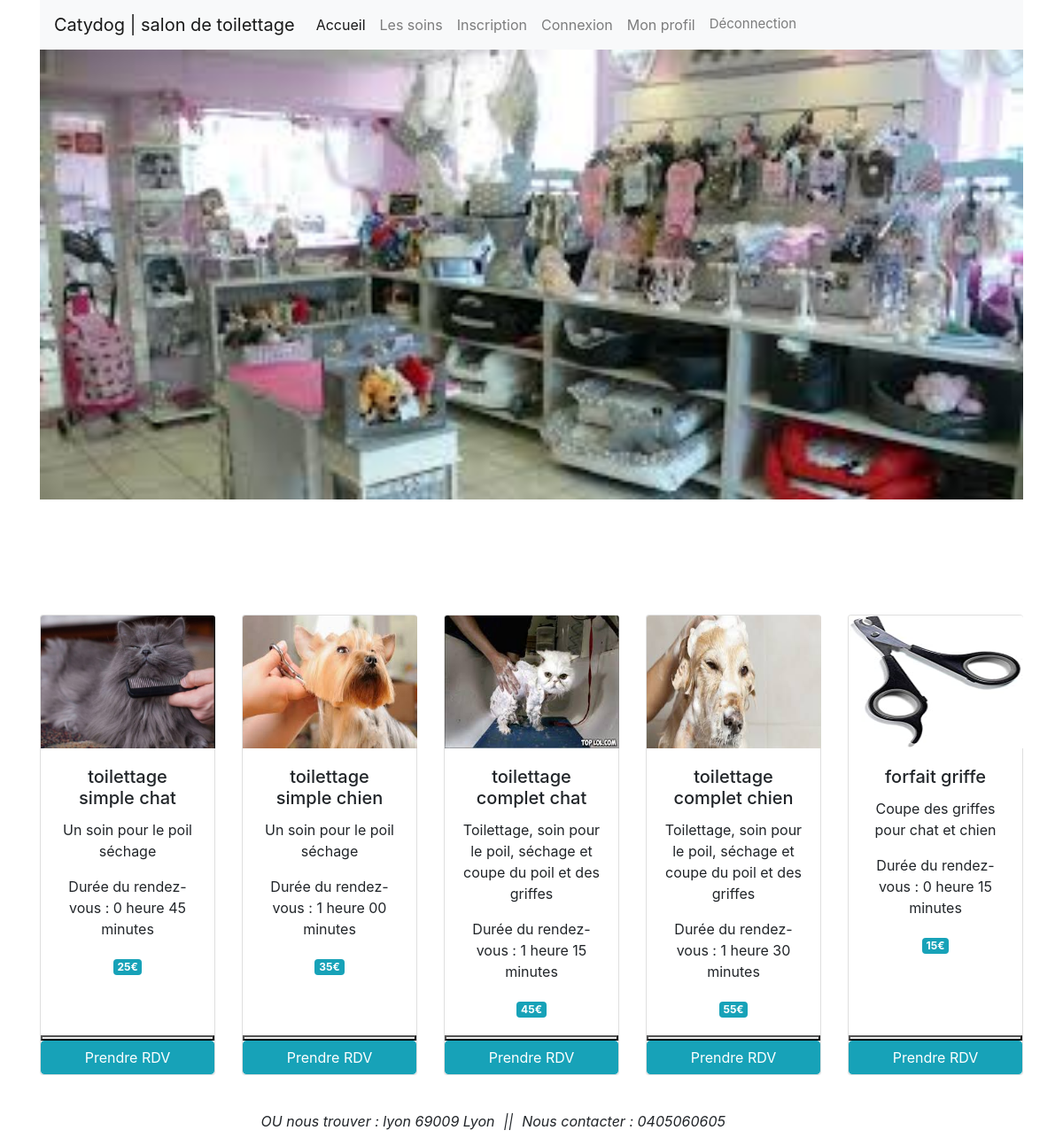
/soins.php (signed in), run on the app's committed database.
### tables this page shows
CREATE TABLE `soin` (
  `id_soin` int(11) NOT NULL,
  `category` enum('toilettage simple chat','toilettage simple chien','toilettage complet chat','toilettage complet chien','forfait griffe','') NOT NULL,
  `description` text NOT NULL,
  `temps` time NOT NULL,
  `prix` float NOT NULL,
  `picture` varchar(45) NOT NULL
);

### inc/fonction.php (called while the page is built, shortened)
<?php
    function userConnect()
    {
        if(isset($_SESSION['user'])) return TRUE;
            else return FALSE;
    }
?>

### soins.php (the view)
<?php
    require_once("inc/header.php");
    $pdoST_soins = $pdo->prepare("SELECT * FROM soin");
    $pdoST_soins->execute();
    $soins = $pdoST_soins->fetchAll();
?>
<section class="container maCard">
  <div class="card-deck">
    <?php foreach ($soins as $soin) : ?>
    <div class="card">
      <img id="img_soins" src="<?= URL?>assets/img/<?= $soin['picture'] ?>" class="card-img-top" alt="Salon de toilettage">
      <div class="card-body">
        <h5 class="card-title"><?= $soin['category']?></h5>
        <p class="card-text"> <?= $soin['description']?></p>
        <p class="card-text">Durée du rendez-vous : <?= date_format(new DateTime($soin['temps']), 'G \h\e\u\r\e i \m\i\n\u\t\e\s'); ?></p>
        <span class="badge badge-info price"><?= $soin['prix']?>€</span>
      </div>
       <button>
        <?php if(userConnect()) : ?>
        <form method="post" >
          <button class="btn btn-info"><a class="lien_soins" href="page_rdv.php?idSoin=<?=$soin['id_soin']?>">Prendre RDV</a></button>
        </form>
        <?php else : ?>
          <a href="login.php">Connectez vous pour prendre rendez-vous</a>
      <?php endif; ?>
      </button>
    </div>
    <?php endforeach ?>
  </div>
</section>
<?php
    require_once("inc/footer.php");
?>

### inc/header.php (shortened to what this page needs)
<?php
require_once("fonction.php");
?>
<!DOCTYPE html>
<html lang="fr">
<head>
    <link rel="stylesheet" href="https://stackpath.bootstrapcdn.com/bootstrap/4.4.1/css/bootstrap.min.css">
    <link rel="stylesheet" href="assets/css/style.css">
</head>
<body class="text-center">
        <div class="container">
        <nav class="navbar navbar-expand-lg navbar-light bg-light">
            <a class="navbar-brand" href="#">Catydog | salon de toilettage</a>
            <div class="collapse navbar-collapse" id="navbarNav">
                <ul class="navbar-nav">
                    <li class="nav-item active">
                        <a class="nav-link" href="index.php">Accueil </a>
                    </li>
                    <li class="nav-item">
                        <a class="nav-link" href="soins.php">Les soins</a>
                    </li>
                    <li class="nav-item">
                        <a class="nav-link" href="inscription.php">Inscription</a>
                    </li>
                    <li class="nav-item">
                        <a class="nav-link" href="login.php">Connexion</a>
                    </li>
                    <li class="nav-item">
                        <a class="nav-link" href="profil.php">Mon profil</a>
                    </li>
                    <li class="nav-item btn_deco">
                        <a class="nav-link" href="deconnect.php">Déconnection</a>
                    </li>
                </ul>
            </div>
        </nav>
            <img class="img_header" src="assets/img/images%20(2).jpg" alt="">
        </div>
  <main class="inner cover">

### inc/footer.php (shortened to what this page needs)
  <footer class="container monFooter">
    <p class="float-right"><a href="#">Back to top</a></p>
    <div class="row justify-content-center margin-left:5px">
    <p>OU nous trouver : lyon 69009 Lyon </p>
    <p id="footer"> || </p>
    <p> Nous contacter : 0405060605</p>
    </div>
  </footer>
</main>
</body>
</html>

### assets/css/style.css (style rules this page uses)
.img_header { width: 100%; margin-bottom: 50px; }
.btn_deco { font-size: 15px; }
.maCard { padding-top: 80px; }
#img_soins { width: 197px; height: 150px; }
.price { vertical-align: bottom; }
.lien_soins, a { color:white; }
ul, li { list-style-type: none; }
#footer { margin-left:10px; margin-right: 10px; }
.monFooter { margin-top: 40px; font-style: italic; }

### data on the page
soin: picture (picture), category "toilettage simple chat", description "Un soin pour le poil séchage", temps "0 heure 45 minutes", prix "25"
soin: picture (picture), category "toilettage simple chien", description "Un soin pour le poil séchage", temps "1 heure 00 minutes", prix "35"
soin: picture (picture), category "toilettage complet chat", description "Toilettage, soin pour le poil, séchage et coupe du poil et des griffes", temps "1 heure 15 minutes", prix "45"
soin: picture (picture), category "toilettage complet chien", description "Toilettage, soin pour le poil, séchage et coupe du poil et des griffes", temps "1 heure 30 minutes", prix "55"
soin: picture (picture), category "forfait griffe", description "Coupe des griffes pour chat et chien", temps "0 heure 15 minutes", prix "15"
